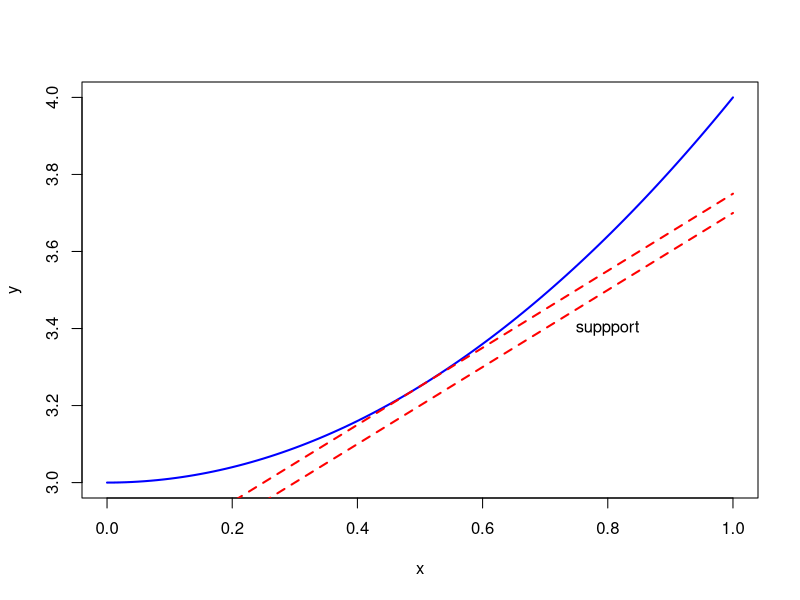

This figure's R source:
## ---- chunk 1
f = function(x){x ^ 2 + 3}
x = seq(0, 1, by = 0.01)
y = f(x)
plot(x, y, type = 'l', lty = 1, lwd = 2, col = "blue")
der = 2 * 0.5
f_s = function(x){f(.5) + x - 0.5}
y_s = f_s(x)
lines(x, y_s, lty = 2, lwd = 2, col = "red")
lines(x, y_s - 0.05, lty = 2, lwd = 2, col = "red")
text(0.8, 3.4, "suppport")
